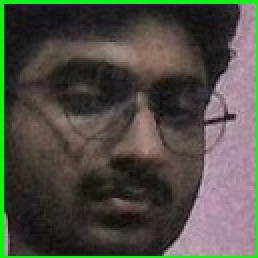
#> input picture model/data/Nandit.jpg, 129 x 129 px (shown 2 times larger); its folder holds only this picture in this run
$ python -i face_recognise_module.py   (imports and definitions only)
#> lines starting #> are read from the running program, lines starting #| are printed output that depends on the picture
#> further down, picture is the input picture: shape (129, 129, 3); mean B, G, R 66.9, 78.3, 77.2
import os
import cv2
from deepface import DeepFace
import numpy as np

DATA_DIR = "data"

# [19 lines left out: function load_known_faces, not called in this run]

def enhance_brightness(frame):
    lab = cv2.cvtColor(frame, cv2.COLOR_BGR2LAB)
#> lab: shape (129, 129, 3); mean of channels 0, 1, 2 82.6, 127.6, 134
    l, a, b = cv2.split(lab)
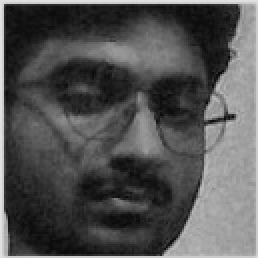
#> l: shape (129, 129) (shown 2 times larger); min 9, max 224, mean 82.6
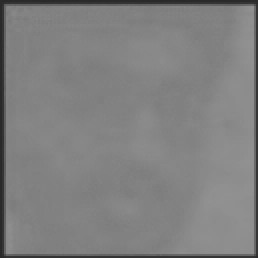
#> a: shape (129, 129) (shown 2 times larger); min 42, max 145, mean 127.6
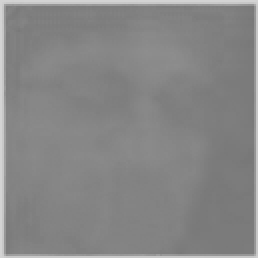
#> b: shape (129, 129) (shown 2 times larger); min 120, max 211, mean 134
    clahe = cv2.createCLAHE(clipLimit=2.0, tileGridSize=(8,8))
    l = clahe.apply(l)
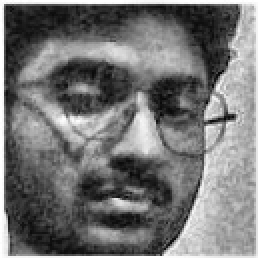
#> l: shape (129, 129) (shown 2 times larger); min 6, max 255, mean 116.1
    enhanced = cv2.merge([l, a, b])
#> enhanced: shape (129, 129, 3); mean of channels 0, 1, 2 116.1, 127.6, 134
    return cv2.cvtColor(enhanced, cv2.COLOR_LAB2BGR)
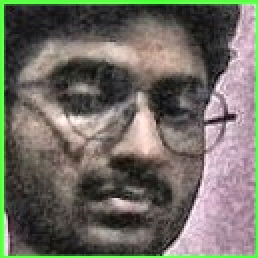
#> returned value: shape (129, 129, 3) (shown 2 times larger); mean B, G, R 99.4, 109.4, 111.5

def detect_face_boxes(frame):
    if not hasattr(detect_face_boxes, "_cascade"):
        detect_face_boxes._cascade = cv2.CascadeClassifier(cv2.data.haarcascades + 'haarcascade_frontalface_default.xml')
    if detect_face_boxes._cascade.empty():
        return []

    enhanced_frame = enhance_brightness(frame)
    gray = cv2.cvtColor(enhanced_frame, cv2.COLOR_BGR2GRAY)
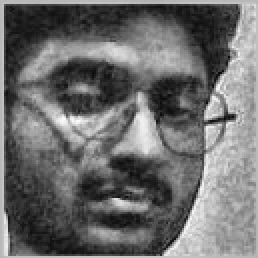
#> gray: shape (129, 129) (shown 2 times larger); min 9, max 251, mean 108.9

    boxes = detect_face_boxes._cascade.detectMultiScale(
        gray,
        scaleFactor=1.03,  # Adjusted for smoother detection
        minNeighbors=6,    # Increased for more reliable detection
        minSize=(60, 60),  # Slightly smaller min size for better detection
        maxSize=(500, 500),
        flags=cv2.CASCADE_SCALE_IMAGE
    )
#> boxes = [[12, 9, 111, 111]]

    return list(boxes)  # Convert tuple to list

# [30 lines left out: functions recognize_face_embeddings, cosine_distance, not called in this run]

>>> import cv2
>>> picture = cv2.imread('data/Nandit.jpg')
>>> result = detect_face_boxes(picture)
#> result = [[12, 9, 111, 111]]

$ run again, on model/data/Vandit.jpg
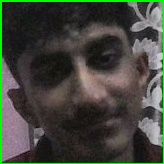
#> input picture model/data/Vandit.jpg, 164 x 164 px
#> picture is the input picture: shape (164, 164, 3); mean B, G, R 60.7, 69.4, 67
#> lab: shape (164, 164, 3); mean of channels 0, 1, 2 72.4, 127.1, 132.4
#> in enhance_brightness, `l, a, b = cv2.split(lab)`:
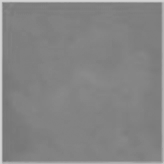
#> b: shape (164, 164); min 117, max 211, mean 132.4
#> enhanced: shape (164, 164, 3); mean of channels 0, 1, 2 98, 127.1, 132.4
#> in detect_face_boxes, `gray = cv2.cvtColor(enhanced_frame, cv2.COLOR_BGR2GRAY)`:
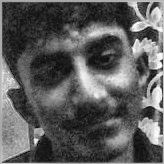
#> gray: shape (164, 164); min 9, max 255, mean 92.3
#> boxes = [[10, 8, 149, 149]]
